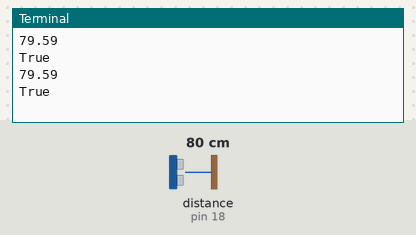
Bench run of a program on a simulated Raspberry Pi (header pin numbers). On the bench: the last lines printed to the terminal. The inputs (shaded band) are chosen by the test bench; at power-on: distance to the obstacle (sensor on pin 18) 80 cm. The echo pulse lasts 58.3 µs per cm; the clock reads 2024-03-15 10:24:30 at power-on unless the program sets it.

Above: at 1.2 s.
1.3 s: distance to the obstacle (sensor on pin 18) set to 47 cm
At 2.6 s:
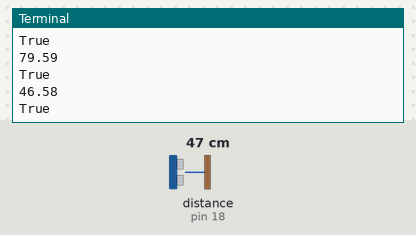
2.8 s: distance to the obstacle (sensor on pin 18) set to 40 cm
At 3.9 s:
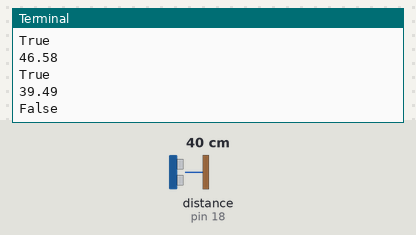
Timing chart, 0 to 5.8 s (numbered marks = the images above; inputs shaded):
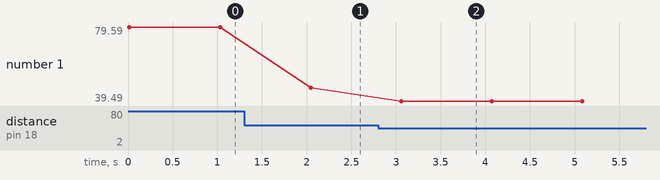

The program:

distance.py
```python
import RPi.GPIO as GPIO
import time

GPIO.setmode(GPIO.BOARD)

TRIG = 16
ECHO = 18

#16, 18 - upper
# 33, 35 - down glass, 5,6 - down back

GPIO.setup(TRIG, GPIO.OUT)
GPIO.setup(ECHO, GPIO.IN)


def sonic_check():
    GPIO.output(TRIG, False)
    time.sleep(0.01)
    GPIO.output(TRIG, True)
    time.sleep(0.00001)
    GPIO.output(TRIG, False)

    while GPIO.input(ECHO) == 0:
        pulse_start = time.time()

    while GPIO.input(ECHO) == 1:
        pulse_end = time.time()

    pulse_duration = pulse_end - pulse_start
    distance = pulse_duration * 17150
    distance = round(distance, 2)
    distance = distance - 0.5
    print(distance)

    if (distance > 42) or (distance < 38):
        here = True
    else:
        here = False
    return here


def something_in():
    really = True
    k = 0
    for i in range(30):
        if sonic_check():
            k += 1
    if k < 5:
        really = False
    return really


try:
    while True:
        print(sonic_check())
        time.sleep(1)
finally:
    GPIO.cleanup()
```

Measured:
- the behaviour switches between 43 and 42 cm on distance to the obstacle (sensor on pin 18) (found by bisection; images 1 and 2)
- after the input at 1.3 s, the terminal: prints a new line after 0.74 s (image 1)
- after the input at 2.8 s, the terminal: prints a new line after 0.26 s (image 2)
- plotted number 1: 79.59 → 46.58 after the input at 1.3 s, 46.58 → 39.5 after the input at 2.8 s
